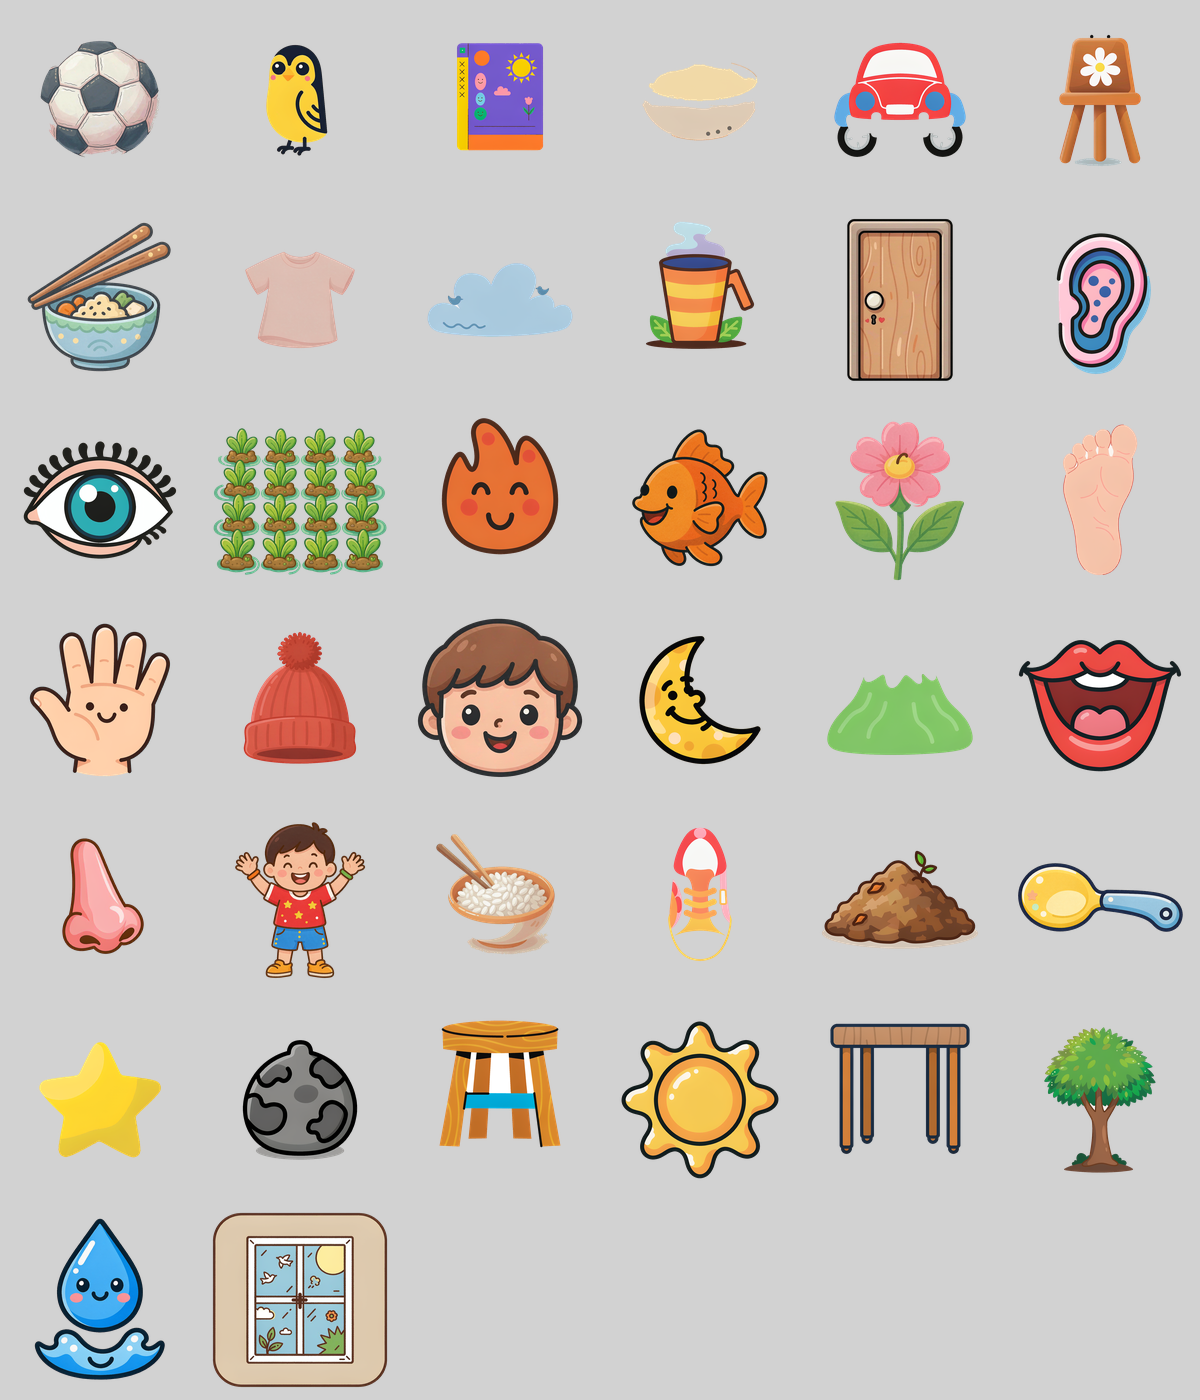

Here is the Python script that generated this plot:
import glob, os
from PIL import Image
import numpy as np

files = sorted(glob.glob("D:/WorkBuddy/KidsSafeDesktop/Resources/Images/pw_*.png"))
cols = 6
rows = (len(files) + cols - 1) // cols
cell = 200
pad = 6
bg = Image.new('RGBA', (cols*cell, rows*cell), (210, 210, 210, 255))
for i, f in enumerate(files):
    im = Image.open(f).convert('RGBA')
    w, h = im.size
    s = min((cell-2*pad)/w, (cell-2*pad)/h, 2.0)
    im = im.resize((int(w*s), int(h*s)), Image.LANCZOS)
    r = i // cols; c = i % cols
    bg.paste(im, (c*cell + (cell-im.width)//2, r*cell + (cell-im.height)//2), im)
bg.convert('RGB').save("D:/WorkBuddy/KidsSafeDesktop/AssetsSrc/montage_all.png")
print("montage", len(files))
